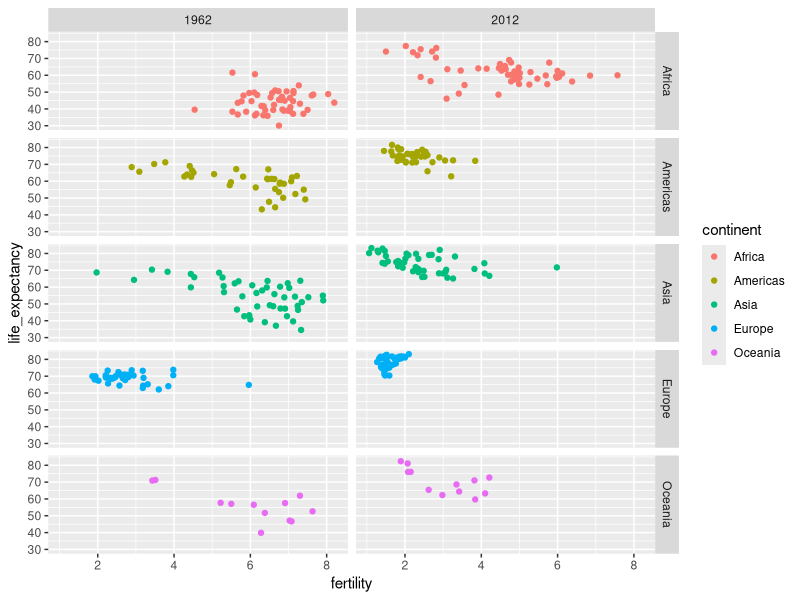
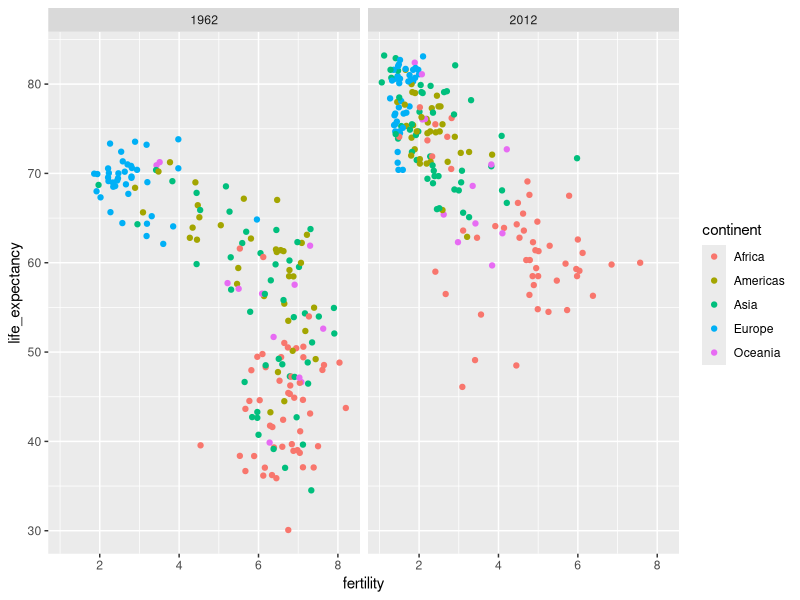

Recreate these plots in R, in order.
library(dslabs)
library(tidyverse)
data(gapminder)
filter(gapminder, year%in%c(1962, 2012)) %>%
  ggplot(aes(fertility, life_expectancy, color = continent)) +
  geom_point() +
  facet_grid(continent~year)
###for one variable
filter(gapminder, year%in%c(1962, 2012)) %>%
  ggplot(aes(fertility, life_expectancy, col = continent)) +
  geom_point() +
  facet_grid(. ~ year)
